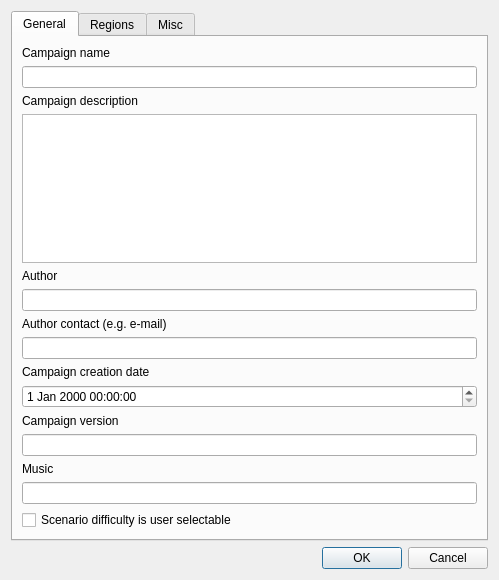
<?xml version="1.0" encoding="UTF-8"?>
<ui version="4.0">
 <class>CampaignProperties</class>
 <widget class="QDialog" name="CampaignProperties">
  <property name="geometry">
   <rect>
    <x>0</x>
    <y>0</y>
    <width>499</width>
    <height>580</height>
   </rect>
  </property>
  <property name="windowTitle">
   <string>Campaign Properties</string>
  </property>
  <layout class="QVBoxLayout" name="verticalLayout">
   <item>
    <widget class="QTabWidget" name="tabWidget">
     <property name="currentIndex">
      <number>0</number>
     </property>
     <widget class="QWidget" name="tabGeneral">
      <property name="sizePolicy">
       <sizepolicy hsizetype="Expanding" vsizetype="Expanding">
        <horstretch>0</horstretch>
        <verstretch>0</verstretch>
       </sizepolicy>
      </property>
      <attribute name="title">
       <string>General</string>
      </attribute>
      <layout class="QVBoxLayout" name="verticalLayout_3">
       <item>
        <widget class="QLabel" name="labelName">
         <property name="text">
          <string>Campaign name</string>
         </property>
        </widget>
       </item>
       <item>
        <widget class="QLineEdit" name="lineEditName"/>
       </item>
       <item>
        <widget class="QLabel" name="labelDescription">
         <property name="text">
          <string>Campaign description</string>
         </property>
        </widget>
       </item>
       <item>
        <widget class="QTextEdit" name="textEditDescription"/>
       </item>
       <item>
        <widget class="QLabel" name="labelAuthor">
         <property name="text">
          <string>Author</string>
         </property>
        </widget>
       </item>
       <item>
        <widget class="QLineEdit" name="lineEditAuthor"/>
       </item>
       <item>
        <widget class="QLabel" name="labelAuthorContact">
         <property name="text">
          <string>Author contact (e.g. e-mail)</string>
         </property>
        </widget>
       </item>
       <item>
        <widget class="QLineEdit" name="lineEditAuthorContact"/>
       </item>
       <item>
        <widget class="QLabel" name="labelCreationDateTime">
         <property name="text">
          <string>Campaign creation date</string>
         </property>
        </widget>
       </item>
       <item>
        <widget class="QDateTimeEdit" name="dateTimeEditCreationDateTime"/>
       </item>
       <item>
        <widget class="QLabel" name="labelCampaignVersion">
         <property name="text">
          <string>Campaign version</string>
         </property>
        </widget>
       </item>
       <item>
        <widget class="QLineEdit" name="lineEditCampaignVersion"/>
       </item>
       <item>
        <widget class="QLabel" name="labelMusic">
         <property name="text">
          <string>Music</string>
         </property>
        </widget>
       </item>
       <item>
        <widget class="QLineEdit" name="lineEditMusic"/>
       </item>
       <item>
        <widget class="QCheckBox" name="checkBoxScenarioDifficulty">
         <property name="text">
          <string>Scenario difficulty is user selectable</string>
         </property>
        </widget>
       </item>
      </layout>
     </widget>
     <widget class="QWidget" name="tabRegions">
      <attribute name="title">
       <string>Regions</string>
      </attribute>
      <layout class="QVBoxLayout" name="verticalLayout_2">
       <item>
        <widget class="QLabel" name="labelRegionPreset">
         <property name="text">
          <string>Regions Preset</string>
         </property>
        </widget>
       </item>
       <item>
        <widget class="QComboBox" name="comboBoxRegionPreset"/>
       </item>
       <item>
        <widget class="Line" name="line">
         <property name="orientation">
          <enum>Qt::Horizontal</enum>
         </property>
        </widget>
       </item>
       <item>
        <widget class="QLabel" name="labelBackground">
         <property name="text">
          <string>Background</string>
         </property>
        </widget>
       </item>
       <item>
        <widget class="QLineEdit" name="lineEditBackground"/>
       </item>
       <item>
        <widget class="QLabel" name="labelSuffix">
         <property name="text">
          <string>Suffix</string>
         </property>
        </widget>
       </item>
       <item>
        <layout class="QHBoxLayout" name="horizontalLayout">
         <property name="leftMargin">
          <number>0</number>
         </property>
         <property name="topMargin">
          <number>0</number>
         </property>
         <item>
          <widget class="QLineEdit" name="lineEditSuffix1"/>
         </item>
         <item>
          <widget class="QLineEdit" name="lineEditSuffix2"/>
         </item>
         <item>
          <widget class="QLineEdit" name="lineEditSuffix3"/>
         </item>
        </layout>
       </item>
       <item>
        <widget class="QLabel" name="labelPrefix">
         <property name="text">
          <string>Prefix</string>
         </property>
        </widget>
       </item>
       <item>
        <widget class="QLineEdit" name="lineEditPrefix"/>
       </item>
       <item>
        <widget class="QLabel" name="labelColorSuffixLength">
         <property name="text">
          <string>Color suffix length</string>
         </property>
        </widget>
       </item>
       <item>
        <widget class="QSpinBox" name="spinBoxColorSuffixLength">
         <property name="maximum">
          <number>2</number>
         </property>
        </widget>
       </item>
       <item>
        <widget class="QLabel" name="labelRegions">
         <property name="text">
          <string>Regions</string>
         </property>
        </widget>
       </item>
       <item>
        <layout class="QHBoxLayout" name="horizontalLayout_2">
         <property name="leftMargin">
          <number>0</number>
         </property>
         <property name="topMargin">
          <number>0</number>
         </property>
         <property name="rightMargin">
          <number>0</number>
         </property>
         <item>
          <widget class="QTableWidget" name="tableWidgetRegions"/>
         </item>
         <item>
          <layout class="QVBoxLayout" name="verticalLayout_5">
           <property name="leftMargin">
            <number>0</number>
           </property>
           <property name="topMargin">
            <number>0</number>
           </property>
           <item>
            <widget class="QPushButton" name="pushButtonRegionAdd">
             <property name="text">
              <string>Add</string>
             </property>
            </widget>
           </item>
           <item>
            <widget class="QPushButton" name="pushButtonRegionRemove">
             <property name="text">
              <string>Remove</string>
             </property>
            </widget>
           </item>
           <item>
            <spacer name="verticalSpacer">
             <property name="orientation">
              <enum>Qt::Vertical</enum>
             </property>
             <property name="sizeHint" stdset="0">
              <size>
               <width>20</width>
               <height>40</height>
              </size>
             </property>
            </spacer>
           </item>
          </layout>
         </item>
        </layout>
       </item>
      </layout>
     </widget>
     <widget class="QWidget" name="tabMisc">
      <attribute name="title">
       <string>Misc</string>
      </attribute>
      <layout class="QVBoxLayout" name="verticalLayout_4">
       <item>
        <widget class="QLabel" name="labelLoadingBackground">
         <property name="text">
          <string>Loading background image</string>
         </property>
        </widget>
       </item>
       <item>
        <widget class="QLineEdit" name="lineEditLoadingBackground"/>
       </item>
       <item>
        <widget class="QLabel" name="labelVideoRim">
         <property name="text">
          <string>Video rim image</string>
         </property>
        </widget>
       </item>
       <item>
        <layout class="QHBoxLayout" name="horizontalLayout_3">
         <property name="spacing">
          <number>15</number>
         </property>
         <property name="topMargin">
          <number>0</number>
         </property>
         <item>
          <widget class="QLineEdit" name="lineEditVideoRim"/>
         </item>
         <item>
          <widget class="QCheckBox" name="checkBoxVideoRim">
           <property name="text">
            <string>Enable rim image</string>
           </property>
           <property name="checked">
            <bool>false</bool>
           </property>
          </widget>
         </item>
        </layout>
       </item>
       <item>
        <widget class="QLabel" name="labelIntroVideo">
         <property name="text">
          <string>Intro video</string>
         </property>
        </widget>
       </item>
       <item>
        <widget class="QLineEdit" name="lineEditIntroVideo"/>
       </item>
       <item>
        <widget class="QLabel" name="labelOutroVideo">
         <property name="text">
          <string>Outro video</string>
         </property>
        </widget>
       </item>
       <item>
        <widget class="QLineEdit" name="lineEditOutroVideo"/>
       </item>
       <item>
        <spacer name="verticalSpacer_2">
         <property name="orientation">
          <enum>Qt::Vertical</enum>
         </property>
         <property name="sizeHint" stdset="0">
          <size>
           <width>20</width>
           <height>40</height>
          </size>
         </property>
        </spacer>
       </item>
      </layout>
     </widget>
    </widget>
   </item>
   <item>
    <widget class="QDialogButtonBox" name="buttonBox">
     <property name="orientation">
      <enum>Qt::Horizontal</enum>
     </property>
     <property name="standardButtons">
      <set>QDialogButtonBox::Cancel|QDialogButtonBox::Ok</set>
     </property>
    </widget>
   </item>
  </layout>
 </widget>
 <resources/>
 <connections/>
</ui>
